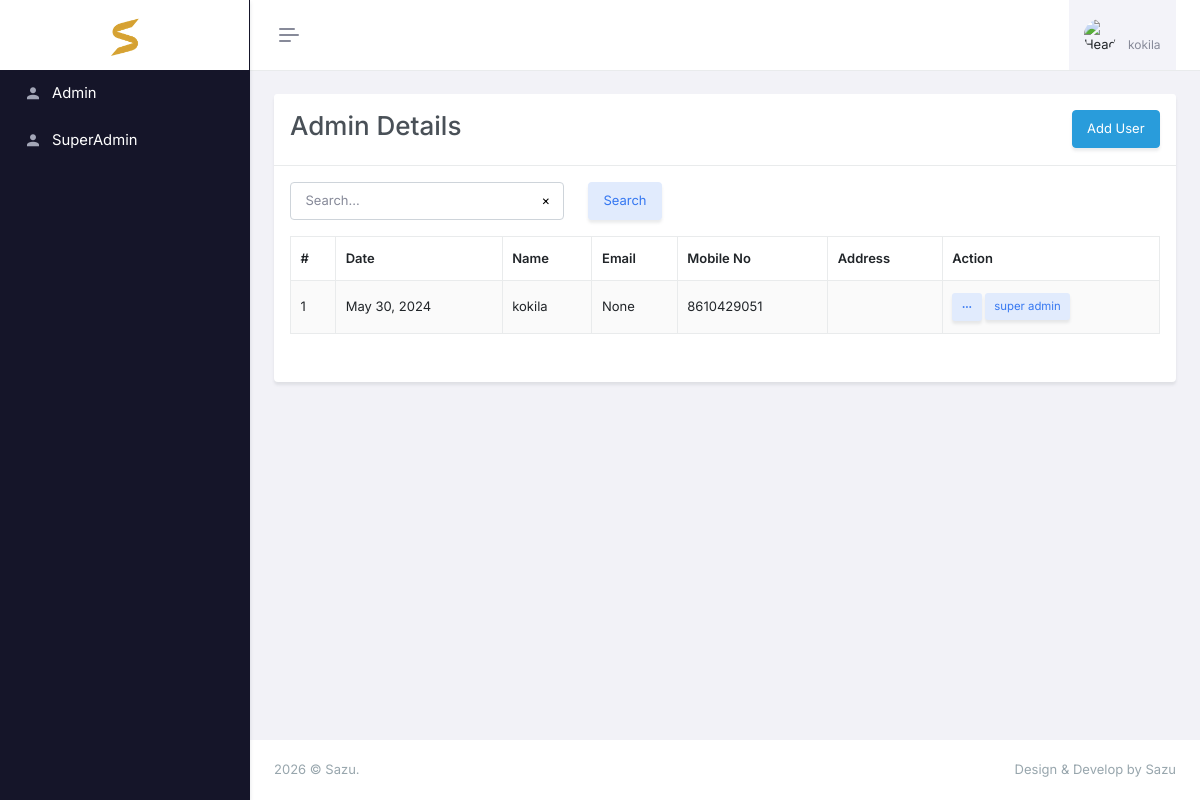
The app's page /auth/ (signed in) with its own data.
### app/auth_models.py (models this page shows, shortened)
class CustomUser(AbstractBaseUser, PermissionsMixin):
    email=models.EmailField(null=True, blank=True,unique=True)
    image = models.ImageField(upload_to='profile_images/', null=True, blank=True)
    name = models.CharField(max_length=255)
    phone_number = models.CharField(max_length=10, unique=True)
    pin = models.CharField(max_length=6, null=True, blank=True)
    is_active = models.BooleanField(default=True)
    admin = models.BooleanField(default=False)
    is_employee = models.BooleanField(default=False)
    is_owner=models.BooleanField(default=False)
    created_at =models.DateField(auto_now_add=True)
    is_staff = models.BooleanField(default=False)
    is_superuser = models.BooleanField(default=False)
    otp = models.CharField(max_length=6, null=True, blank=True)
    created_at =models.DateField(auto_now_add=True)
    proof=models.FileField(upload_to="proof/", null=True, blank=True)
    USERNAME_FIELD = 'phone_number'
    REQUIRED_FIELDS = ['name']
    disable = models.BooleanField(default=False)
    objects = CustomUserManager()
    @property
    def owner(self):
        if self.is_owner:
            if self.ownerinfo_set.all().last():
                return self.ownerinfo_set.all().last()
        return
    @property
    def company(self):
        print(self.is_employee)
        if self.admin:
            return self.company_set.all().last()
        if self.is_employee:
            if self.employee_set.all():
                return self.employee_set.all().last().company
        return None

### app/html.py (the view)
# urls.py: path('',html.Index , name="admin-user-dashboard"),
@login_required(login_url='login-admin')
def Index(request):
    allow,allow_msg= allow_super_user(request)
    if not allow:
        return redirect("login-admin")
    customers =CustomUser.objects.filter(is_owner=True,admin=True).order_by('-id')
    queryset,pages,search =customPagination(request,CustomUser,customers)
    print(pages)
    context= {'list': queryset,"location":"admin-dashboard","pages" :pages,'search' :search}
    return render(request,f"{TEMPLATE_PATH}/adminuser.html",context)

### app/context_processors.py (called while the page is built)
def my_env_var(request):
    return {
        'my_env_var': settings.JS_ENV
    }

### app/html.py (called while the page is built)
def allow_super_user(request):
    user =request.user
    allow_msg ='not allowed'
    return True ,allow_msg

### app/utils.py (called while the page is built)
def customPagination(request,Klass,queryset,serializer_class=None):
    search_query = request.GET.get('search',"")
    if search_query:
        search_filters = Q()
        for field in Klass._meta.fields:
            if field.get_internal_type() in ['CharField', 'TextField']:
                search_filters |= Q(**{f'{field.name}__icontains': search_query})
        queryset = queryset.filter(search_filters)
    paginator = Paginator(queryset, PAGE_SIZE)
    page_number = request.GET.get('page')
    page_obj = paginator.get_page(page_number)
    pages =paginator.num_pages
    obj =page_obj.object_list
    if serializer_class:
            queryjs =  (serializer_class(obj,many=True).data)
            print(queryjs)
    return page_obj,pages,search_query

### app/templates/superadmin/adminuser.html (shortened to what this page needs)
{% extends 'superadmin/base.html' %}
{% load static %}
{% block content %}
<div class="main-content">
    <div class="page-content">
        <div class="container-fluid">
            <div class="row">
                <div class="col-lg-12">
                    <div class="card">
                        <div class="card-header">
                            <div class="row">
                                <div class="col-xl-6 col-lg-6 col-md-6 col-12">
                                    <h2>Admin Details </h2>
                                </div>
                                <div class="col-xl-4 col-lg-4 col-md-4 col-12"></div>
                                <div class="col-xl-2 col-lg-2 col-md-2 col-12">
                                    <button type="button" class="btn btn-info" style="float:right;"
                                        data-bs-toggle="modal" data-bs-target=".bs-example-modal-lg">Add
                                        User
                                    </button>
                                </div>
                            </div>
                        </div>
                        <div class="card-body">
                            <div class="row">
                                {% include "search.html" %}
                            </div>
                            <div class="">
                                <table id="example" class="table table-bordered table-striped align-middle"
                                    style="width:100%">
                                    <thead>
                                        <tr>
                                            <th data-ordering="false">#</th>
                                            <th data-ordering="false">Date</th>
                                            <th data-ordering="false">Name</th>
                                            <th data-ordering="false">Email</th>
                                            <th data-ordering="false">Mobile No</th>
                                            <th data-ordering="false">Address</th>
                                            <th data-ordering="false">Action</th>
                                        </tr>
                                    </thead>
                                    <tbody>
                                        {% for i in list %}
                                        <tr>
                                            <td>{{forloop.counter}}</td>
                                            <td>{{i.created_at}}</td>
                                            <td>{{i.name}}</td>
                                            <td>{{i.email}}</td>
                                            <td>{{i.phone_number}}</td>
                                            <td>{{i.owner.address}}</td>
                                            <td>
                                                <div class="dropup d-inline-block">
                                                    <button class="btn btn-soft-secondary btn-sm dropdown" type="button"
                                                        data-bs-toggle="dropdown" aria-expanded="false">
                                                        <i class="ri-more-fill align-middle"></i>
                                                    </button>
                                                    <button class="btn btn-soft-secondary btn-sm dropdown" type="button"
                                                        onclick="openModal('superUserModal','{{i.id}}')">
                                                        super admin
                                                    </button>
                                                </div>
                                            </td>
                                        </tr>
                                        {% endfor %}
                                    </tbody>
                                </table>
                            </div>
                            <div class="row">
                                {% include 'pagination.html' %}
                            </div>
                        </div>
                    </div>
                </div>
            </div>
        </div>
        <footer class="footer">
            <div class="container-fluid">
                <div class="row">
                    <div class="col-sm-6">
                        © Sazu.
                    </div>
                    <div class="col-sm-6">
                        <div class="text-sm-end d-none d-sm-block">
                            Design & Develop by Sazu
                        </div>
                    </div>
                </div>
            </div>
        </footer>
    </div>
</div>
{% endblock content %}

### app/templates/superadmin/header.html (shortened to what this page needs)
{% load static %}
<header id="page-topbar">
    <div class="layout-width">
        <div class="navbar-header">
            <div class="d-flex">
                <button type="button"
                    class="btn btn-sm px-3 fs-16 header-item vertical-menu-btn topnav-hamburger shadow-none"
                    id="topnav-hamburger-icon">
                    <span class="hamburger-icon">
                        <span></span>
                        <span></span>
                        <span></span>
                    </span>
                </button>
            </div>
            <div class="d-flex align-items-center">
                <div class="dropdown ms-sm-3 header-item topbar-user">
                    <button type="button" class="btn shadow-none" id="page-header-user-dropdown"
                    data-bs-toggle="dropdown" aria-haspopup="true" aria-expanded="false">
                    <span class="d-flex align-items-center">
                        <img class="rounded-circle header-profile-user"
                            src="{% static 'assets/images/users/avatar-1.jpg' %}" alt="Header Avatar">
                        <span class="text-start ms-xl-2">
                            <span
                                class="d-none d-xl-block ms-1 fs-12 user-name-sub-text">{{request.user.name}}</span>
                        </span>
                    </span>
                </button>
                </div>
            </div>
        </div>
    </div>
</header>

### records on screen
CustomUser: user.name "kokila"
CustomUser: created_at "May 30, 2024", name "kokila", email "None", phone_number "8610429051"
